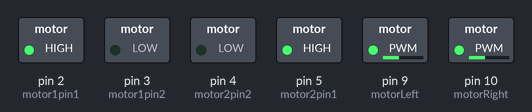
A sketch run on a simulated Arduino Uno, built with avr-gcc and run on an emulated ATmega328P. Parts: switched loads named in the sketch (green lamp = pin HIGH).

Above: at 0.05 s.
At 4.95 s:
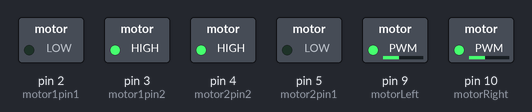
Timing chart, 0 to 5.8 s (numbered marks = the images above):
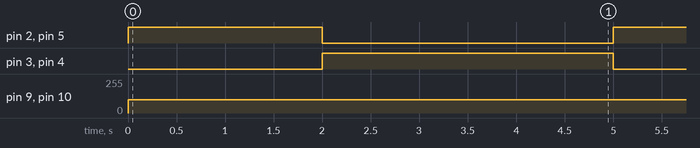

Measured:
- by itself, pin 2 (motor1pin1), pin 5 (motor2pin1): alternates HIGH for 2.0 s and LOW for 3.0 s
- by itself, pin 3 (motor1pin2), pin 4 (motor2pin2): alternates HIGH for 3.0 s and LOW for 2.0 s
- by itself, pin 9 (motorLeft), pin 10 (motorRight): 0/255 → 100/255 at 0.00 s

The sketch:

motor_Driver.ino
```cpp
#define motorLeft 9
#define motorRight 10

int motor1pin1 = 2;
int motor1pin2 = 3;

int motor2pin1 = 5;
int  motor2pin2 = 4;


void stopMotor();
void moveForward();
void moveBackward();
void turnLeft();
void turnRight();


void setup() {
  // put your setup code here, to run once:
  pinMode(motor1pin1, OUTPUT);
  pinMode(motor1pin2, OUTPUT);
  pinMode(motor2pin1,  OUTPUT);
  pinMode(motor2pin2, OUTPUT);

  //(Optional)
  pinMode(9,  OUTPUT);
  pinMode(10, OUTPUT);
  //(Optional)
}

void loop() {
  // put your main code here, to run repeatedly:

  //Controlling speed (0  = off and 255 = max speed):
  //(Optional)
  // stopMotor();
  moveForward();

  // delay(3000);

  // stopMotor();
  delay(1000);

  // turnLeft();

  delay(1000);

  // turnRight();
  // delay(1000);

  moveBackward();
  delay(3000);
}


void stopMotor(){
  analogWrite(motorLeft, 0);
  analogWrite(motorRight, 0);
  Serial.println("Motor stopped!");
}

void moveForward(){
  analogWrite(motorLeft, 100);
  analogWrite(motorRight, 100);

  digitalWrite(motor1pin1,  HIGH);
  digitalWrite(motor1pin2, LOW);

  digitalWrite(motor2pin1, HIGH);
  digitalWrite(motor2pin2, LOW);
}

void moveBackward(){
  analogWrite(motorLeft, 100);
  analogWrite(motorRight, 100);

  digitalWrite(motor1pin1,  LOW);
  digitalWrite(motor1pin2, HIGH);

  digitalWrite(motor2pin1, LOW);
  digitalWrite(motor2pin2, HIGH);
}

void turnLeft(){
  analogWrite(motorLeft, 100);
  analogWrite(motorRight, 100);

  digitalWrite(motor1pin1,  HIGH);
  digitalWrite(motor1pin2, LOW);

  digitalWrite(motor2pin1, LOW);
  digitalWrite(motor2pin2, HIGH);
}
void turnRight(){

  analogWrite(motorLeft, 100);
  analogWrite(motorRight, 100);

  digitalWrite(motor1pin1,  LOW);
  digitalWrite(motor1pin2, HIGH);

  digitalWrite(motor2pin1, HIGH);
  digitalWrite(motor2pin2, LOW);
}
```
